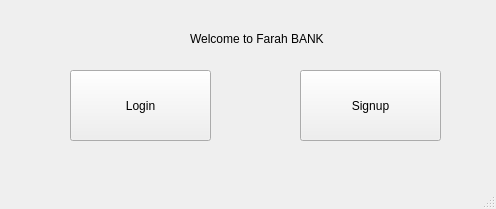
<?xml version="1.0" encoding="UTF-8"?>
<ui version="4.0">
 <class>LandingPage</class>
 <widget class="QMainWindow" name="LandingPage">
  <property name="geometry">
   <rect>
    <x>0</x>
    <y>0</y>
    <width>496</width>
    <height>209</height>
   </rect>
  </property>
  <property name="windowTitle">
   <string>WelcomePage</string>
  </property>
  <widget class="QWidget" name="centralwidget">
   <widget class="QPushButton" name="loginButton">
    <property name="geometry">
     <rect>
      <x>70</x>
      <y>70</y>
      <width>141</width>
      <height>71</height>
     </rect>
    </property>
    <property name="text">
     <string>Login</string>
    </property>
   </widget>
   <widget class="QPushButton" name="signupButton">
    <property name="geometry">
     <rect>
      <x>300</x>
      <y>70</y>
      <width>141</width>
      <height>71</height>
     </rect>
    </property>
    <property name="text">
     <string>Signup</string>
    </property>
   </widget>
   <widget class="QLabel" name="label">
    <property name="geometry">
     <rect>
      <x>190</x>
      <y>30</y>
      <width>171</width>
      <height>17</height>
     </rect>
    </property>
    <property name="text">
     <string>Welcome to Farah BANK</string>
    </property>
   </widget>
  </widget>
  <widget class="QMenuBar" name="menubar">
   <property name="geometry">
    <rect>
     <x>0</x>
     <y>0</y>
     <width>496</width>
     <height>22</height>
    </rect>
   </property>
  </widget>
  <widget class="QStatusBar" name="statusbar"/>
 </widget>
 <resources/>
 <connections/>
</ui>
